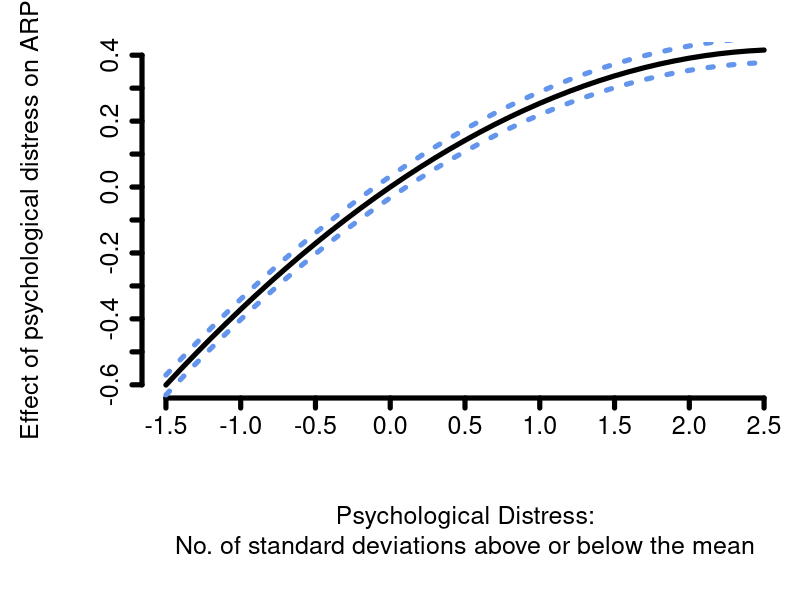
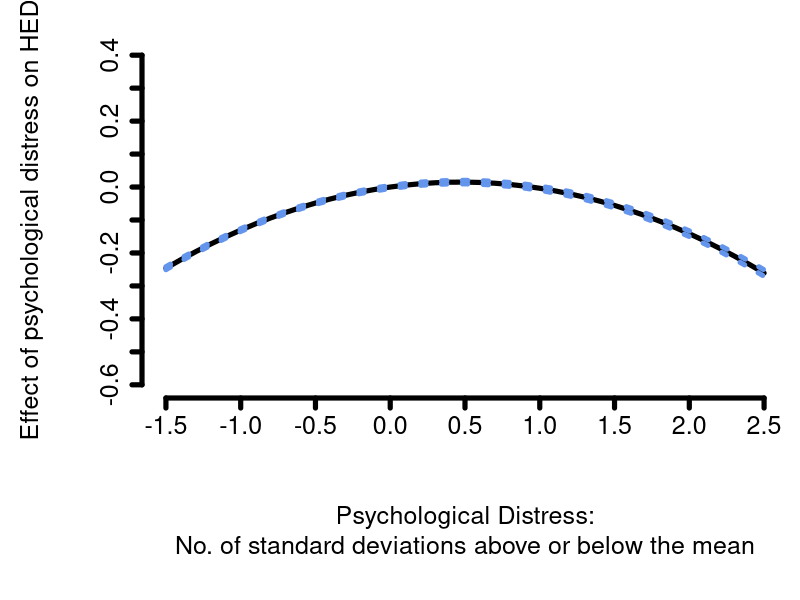

These figures' R source, in order:
###############################################################################
# Preliminary data preparation steps
###############################################################################

outdat_rutgers <- read.csv("figures/RAPI/injunctive_model_03.csv", header = TRUE)
colnames(outdat_rutgers)[1] <- "params"
varcovmat_rutgers <- read.csv("figures/RAPI/varcovmat_injunctive_model_03.csv", header = TRUE)

outdat_HED <- read.csv("figures/HED/injunctive_model_03.csv", header = TRUE)
colnames(outdat_HED)[1] <- "params"
varcovmat_HED <- read.csv("figures/HED/varcovmat_injunctive_model_03.csv", header = TRUE)

list_estimates <- list(outdat_rutgers = outdat_rutgers, outdat_HED = outdat_HED)
list_varcovmat <- list(varcovmat_rutgers = varcovmat_rutgers, varcovmat_HED = varcovmat_HED)

###############################################################################
# Define function for plotting effects
###############################################################################

CurvilinearEffect <- function(stress, 
                              model, 
                              estimates = list_estimates, 
                              varcovmat = list_varcovmat){
  
  out <- 0
  
  if(model == "RAPI_model03"){
    use_estimates <- estimates[["outdat_rutgers"]]
    use_varcovmat <- varcovmat[["varcovmat_rutgers"]][,2:ncol(varcovmat[["varcovmat_rutgers"]])]
  }else if(model == "HED_model03"){
    use_estimates <- estimates[["outdat_HED"]]
    use_varcovmat <- varcovmat[["varcovmat_HED"]][,2:ncol(varcovmat[["varcovmat_HED"]])]
  }else{
    out <- -99
  }
  
  if(out != -99){
    a_idx <- use_estimates[["params"]] == "DASS"
    b_idx <- use_estimates[["params"]] == "I(DASS * DASS)"
    
    a_est <- use_estimates[["estimates"]][a_idx]
    b_est <- use_estimates[["estimates"]][b_idx]
    
    est_linear_combo <- (a_est)*stress + (b_est)*stress*stress
    
    L <- rep(0, length(use_estimates[["params"]]))
    L[use_estimates[["params"]] == "DASS"] <- a_est
    L[use_estimates[["params"]] == "I(DASS * DASS)"] <- b_est * stress
    L <- t(as.matrix(L))
    
    var_linear_combo <- L %*% as.matrix(use_varcovmat) %*% t(L)
    stderr_linear_combo <- sqrt(var_linear_combo)
  }
  
  out = data.frame(est = est_linear_combo,
                   stderr = stderr_linear_combo,
                   LB95 = est_linear_combo - qnorm(0.975)*stderr_linear_combo,
                   UB95 = est_linear_combo + qnorm(0.975)*stderr_linear_combo)
  return(out)
}

###############################################################################
# Prepare data for plotting
###############################################################################

dat_input <- expand.grid(stress = seq(-1.5,2.5,0.1), model = c("RAPI_model03","HED_model03"))
list_output <- mapply(CurvilinearEffect, dat_input$stress, dat_input$model, SIMPLIFY = FALSE)
dat_output <- do.call(rbind, list_output)
dat_plot <- cbind(dat_input, dat_output)

min_ylim <- round(min(dat_plot$est), 1)
max_ylim <- round(max(dat_plot$est), 1)
these_yvals <- round(seq(from = min_ylim, to = max_ylim, by = 0.1), 1)

min_xlim <- -1.5
max_xlim <- 2.5
these_xvals <- c(-1.5, -1, -0.5, 0, 0.5, 1.0, 1.5, 2, 2.5)

###############################################################################
# RAPI
###############################################################################
par(mar = c(10, 7, 2, 0.5) + 0.1)  # Bottom, left, top, right
dat_plot0 <- dat_plot[dat_plot$model=="RAPI_model03",]
plot(-1, 
     type="n",
     xlim = c(min_xlim, max_xlim),
     ylim = c(min_ylim, max_ylim),
     xlab = "",
     ylab = "",
     frame.plot = FALSE,
     xaxt = "n", yaxt = "n")
axis(1, at = these_xvals, cex.lab = 1.5, cex.axis = 1.5, lwd = 5)
axis(2, at = these_yvals, cex.lab = 1.5, cex.axis = 1.5, lwd = 5)
lines(dat_plot0$stress, dat_plot0$est, type = "l", lwd = 5)
lines(dat_plot0$stress, dat_plot0$LB95, type = "l", lwd = 5, lty = 3, col = "cornflowerblue")
lines(dat_plot0$stress, dat_plot0$UB95, type = "l", lwd = 5, lty = 3, col = "cornflowerblue")
mtext("Effect of psychological distress on ARP", side = 2, line = 5, cex = 1.5)
mtext("Psychological Distress:\nNo. of standard deviations above or below the mean", side = 1, line = 7, cex = 1.5)

###############################################################################
# HED
###############################################################################
par(mar = c(10, 7, 2, 0.5) + 0.1)  # Bottom, left, top, right
dat_plot0 <- dat_plot[dat_plot$model=="HED_model03",]
plot(-1, 
     type="n",
     xlim = c(min_xlim, max_xlim),
     ylim = c(min_ylim, max_ylim),
     xlab = "",
     ylab = "",
     frame.plot = FALSE,
     xaxt = "n", yaxt = "n")
axis(1, at = these_xvals, cex.lab = 1.5, cex.axis = 1.5, lwd = 5)
axis(2, at = these_yvals, cex.lab = 1.5, cex.axis = 1.5, lwd = 5)
lines(dat_plot0$stress, dat_plot0$est, type = "l", lwd = 5)
lines(dat_plot0$stress, dat_plot0$LB95, type = "l", lwd = 5, lty = 3, col = "cornflowerblue")
lines(dat_plot0$stress, dat_plot0$UB95, type = "l", lwd = 5, lty = 3, col = "cornflowerblue")
mtext("Effect of psychological distress on HED", side = 2, line = 5, cex = 1.5)
mtext("Psychological Distress:\nNo. of standard deviations above or below the mean", side = 1, line = 7, cex = 1.5)


